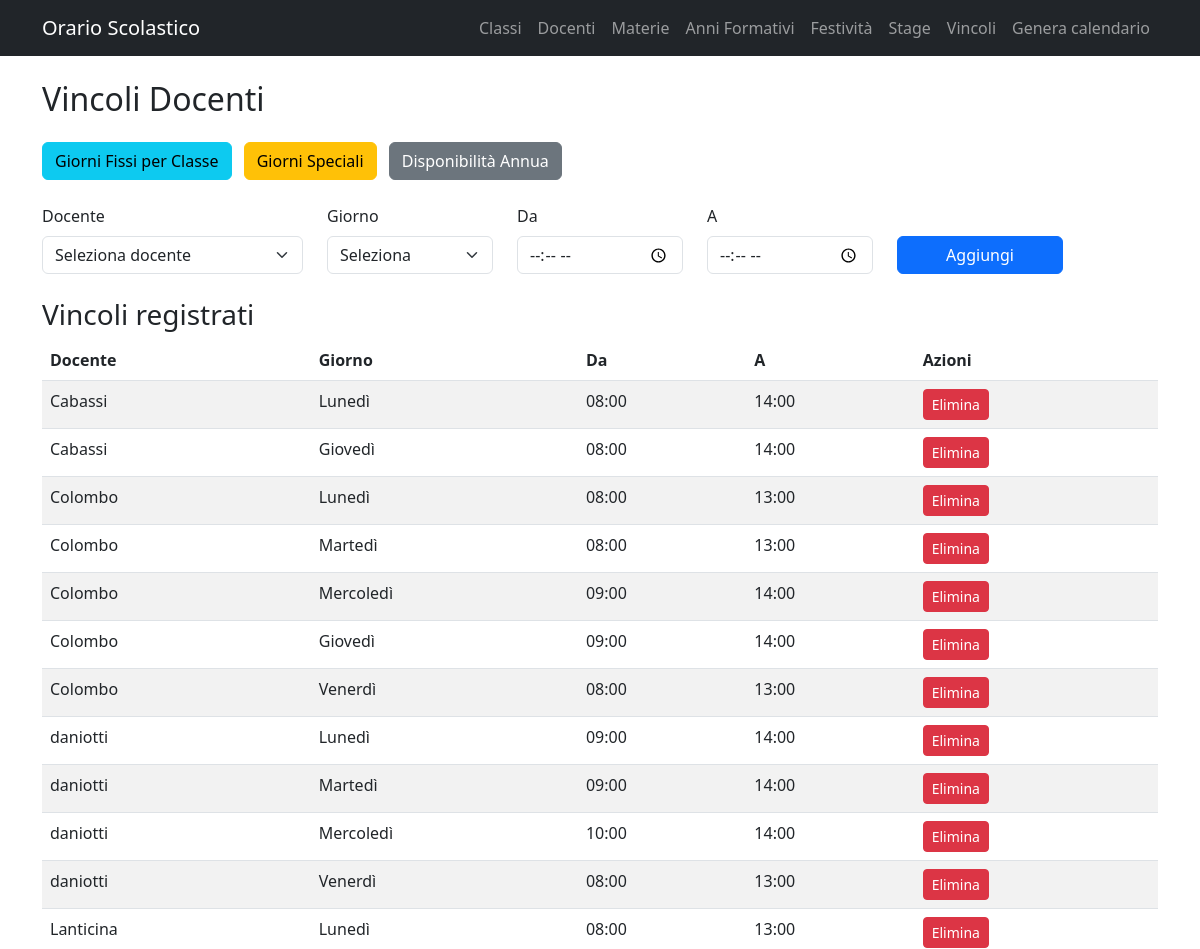
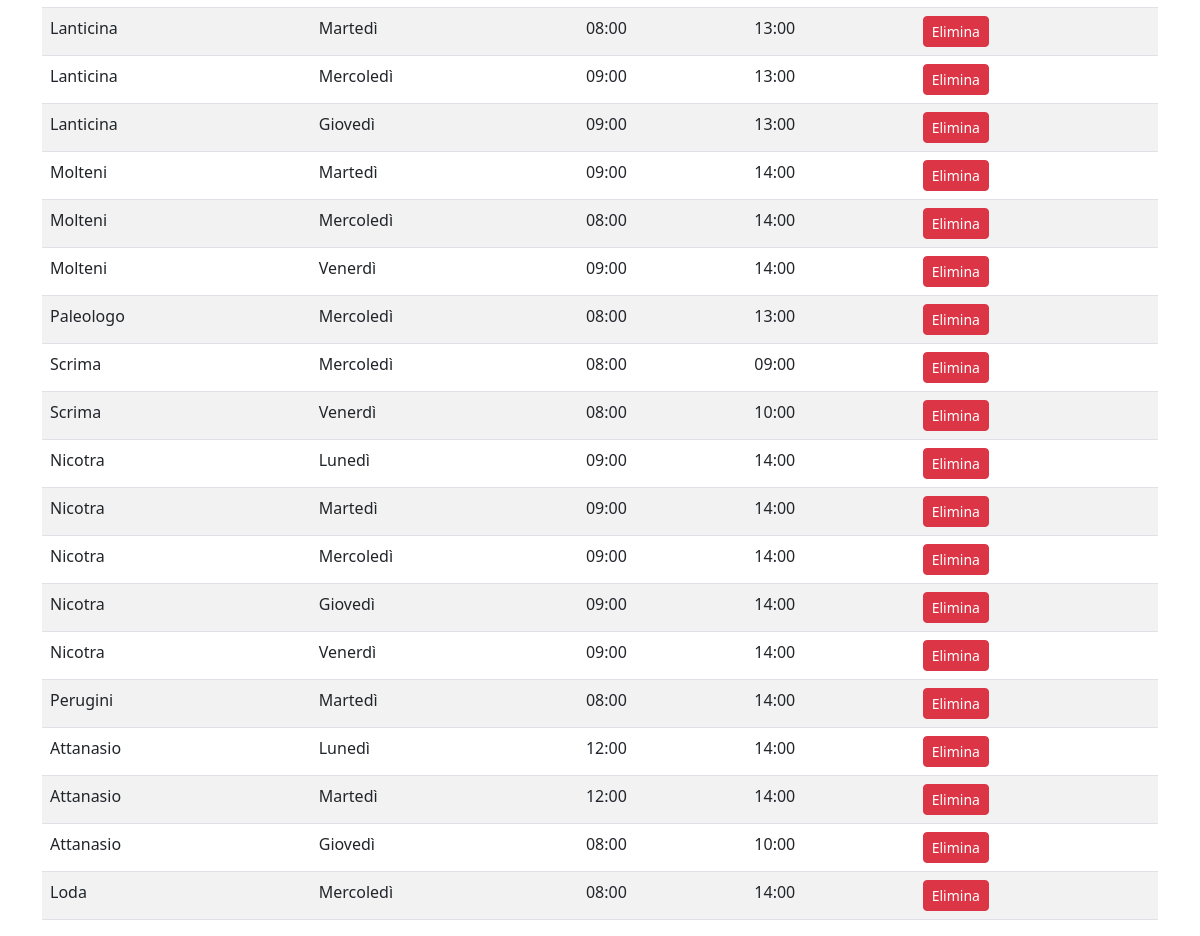
Page /vincoli/docenti on the committed database (2 pictures, top to bottom).
### app/models.py (models this page shows)
class VincoloDocente(db.Model):
    id = db.Column(db.Integer, primary_key=True)
    docente_id = db.Column(db.Integer, db.ForeignKey("docente.id"), nullable=False)
    giorno = db.Column(db.String(20), nullable=False)
    ora_da = db.Column(db.String(5), nullable=False)
    ora_a = db.Column(db.String(5), nullable=False)
    docente = db.relationship("Docente", backref="disponibilita")

class Docente(db.Model):
    id = db.Column(db.Integer, primary_key=True)
    nome_docente = db.Column(db.String(100), nullable=False)
    insegnamenti = db.relationship("MateriaClasse", backref="docente_rel", cascade="all, delete-orphan")

### app/routes/vincoli.py (the view, shortened to what this page needs)
@vincoli_bp.route("/docenti", methods=["GET", "POST"])
def vincoli_docenti():
    docenti = Docente.query.order_by(Docente.nome_docente).all()
    vincoli = VincoloDocente.query.order_by(VincoloDocente.docente_id).all()
    return render_template("vincoli_docenti.html", docenti=docenti, vincoli=vincoli)

### app/templates/vincoli_docenti.html (shortened to what this page needs)
{% extends "base.html" %}
{% block content %}
<div class="container mt-4">
    <h2 class="mb-4">Vincoli Docenti</h2>
    <div class="mb-4">
        <a href="{{ url_for('vincoli.giorni_fissi') }}" class="btn btn-info">
            Giorni Fissi per Classe
        </a>
        <a href="{{ url_for('vincoli.giorni_speciali') }}" class="btn btn-warning ms-2">
            Giorni Speciali
        </a>
        <a href="{{ url_for('vincoli.disponibilita_annua') }}" class="btn btn-secondary ms-2">
            Disponibilità Annua
        </a>
    </div>
    <form action="{{ url_for('vincoli.vincoli_docenti') }}" method="POST" class="mb-4">
        <div class="row">
            <div class="col-md-3">
                <label class="form-label">Docente</label>
                <select name="docente_id" class="form-select" required>
                    <option value="">Seleziona docente</option>
                </select>
            </div>
            <div class="col-md-2">
                <label class="form-label">Giorno</label>
                <select name="giorno" class="form-select" required>
                    <option value="">Seleziona</option>
                </select>
            </div>
            <div class="col-md-2">
                <label class="form-label">Da</label>
                <input type="time" name="ora_da" class="form-control" required>
            </div>
            <div class="col-md-2">
                <label class="form-label">A</label>
                <input type="time" name="ora_a" class="form-control" required>
            </div>
            <div class="col-md-2 d-flex align-items-end">
                <button class="btn btn-primary w-100">Aggiungi</button>
            </div>
        </div>
    </form>
    <h3>Vincoli registrati</h3>
    <table class="table table-striped">
        <thead>
            <tr>
                <th>Docente</th>
                <th>Giorno</th>
                <th>Da</th>
                <th>A</th>
                <th>Azioni</th>
            </tr>
        </thead>
        <tbody>
            {% for v in vincoli %}
            <tr>
                <td>{{ v.docente.nome_docente }}</td>
                <td>{{ v.giorno }}</td>
                <td>{{ v.ora_da }}</td>
                <td>{{ v.ora_a }}</td>
                <td>
                    <a href="{{ url_for('vincoli.delete_vincolo_docente', id=v.id) }}" class="btn btn-danger btn-sm">
                        Elimina
                    </a>
                </td>
            </tr>
            {% endfor %}
        </tbody>
    </table>
</div>
{% endblock %}

### rows in the picture
VincoloDocente: docente.nome_docente "Cabassi", giorno "Lunedì", ora_da "08:00", ora_a "14:00"
VincoloDocente: docente.nome_docente "Cabassi", giorno "Giovedì", ora_da "08:00", ora_a "14:00"
VincoloDocente: docente.nome_docente "Colombo", giorno "Lunedì", ora_da "08:00", ora_a "13:00"
VincoloDocente: docente.nome_docente "Colombo", giorno "Martedì", ora_da "08:00", ora_a "13:00"
VincoloDocente: docente.nome_docente "Colombo", giorno "Mercoledì", ora_da "09:00", ora_a "14:00"
VincoloDocente: docente.nome_docente "Colombo", giorno "Giovedì", ora_da "09:00", ora_a "14:00"
VincoloDocente: docente.nome_docente "Colombo", giorno "Venerdì", ora_da "08:00", ora_a "13:00"
VincoloDocente: docente.nome_docente "daniotti", giorno "Lunedì", ora_da "09:00", ora_a "14:00"
VincoloDocente: docente.nome_docente "daniotti", giorno "Martedì", ora_da "09:00", ora_a "14:00"
VincoloDocente: docente.nome_docente "daniotti", giorno "Mercoledì", ora_da "10:00", ora_a "14:00"
VincoloDocente: docente.nome_docente "daniotti", giorno "Venerdì", ora_da "08:00", ora_a "13:00"
VincoloDocente: docente.nome_docente "Lanticina", giorno "Lunedì", ora_da "08:00", ora_a "13:00"
VincoloDocente: docente.nome_docente "Lanticina", giorno "Martedì", ora_da "08:00", ora_a "13:00"
VincoloDocente: docente.nome_docente "Lanticina", giorno "Mercoledì", ora_da "09:00", ora_a "13:00"
VincoloDocente: docente.nome_docente "Lanticina", giorno "Giovedì", ora_da "09:00", ora_a "13:00"
VincoloDocente: docente.nome_docente "Molteni", giorno "Martedì", ora_da "09:00", ora_a "14:00"
VincoloDocente: docente.nome_docente "Molteni", giorno "Mercoledì", ora_da "08:00", ora_a "14:00"
VincoloDocente: docente.nome_docente "Molteni", giorno "Venerdì", ora_da "09:00", ora_a "14:00"
VincoloDocente: docente.nome_docente "Paleologo", giorno "Mercoledì", ora_da "08:00", ora_a "13:00"
VincoloDocente: docente.nome_docente "Scrima", giorno "Mercoledì", ora_da "08:00", ora_a "09:00"
VincoloDocente: docente.nome_docente "Scrima", giorno "Venerdì", ora_da "08:00", ora_a "10:00"
VincoloDocente: docente.nome_docente "Nicotra", giorno "Lunedì", ora_da "09:00", ora_a "14:00"
VincoloDocente: docente.nome_docente "Nicotra", giorno "Martedì", ora_da "09:00", ora_a "14:00"
VincoloDocente: docente.nome_docente "Nicotra", giorno "Mercoledì", ora_da "09:00", ora_a "14:00"
VincoloDocente: docente.nome_docente "Nicotra", giorno "Giovedì", ora_da "09:00", ora_a "14:00"
VincoloDocente: docente.nome_docente "Nicotra", giorno "Venerdì", ora_da "09:00", ora_a "14:00"
VincoloDocente: docente.nome_docente "Perugini", giorno "Martedì", ora_da "08:00", ora_a "14:00"
VincoloDocente: docente.nome_docente "Attanasio", giorno "Lunedì", ora_da "12:00", ora_a "14:00"
VincoloDocente: docente.nome_docente "Attanasio", giorno "Martedì", ora_da "12:00", ora_a "14:00"
VincoloDocente: docente.nome_docente "Attanasio", giorno "Giovedì", ora_da "08:00", ora_a "10:00"
VincoloDocente: docente.nome_docente "Loda", giorno "Mercoledì", ora_da "08:00", ora_a "14:00"
